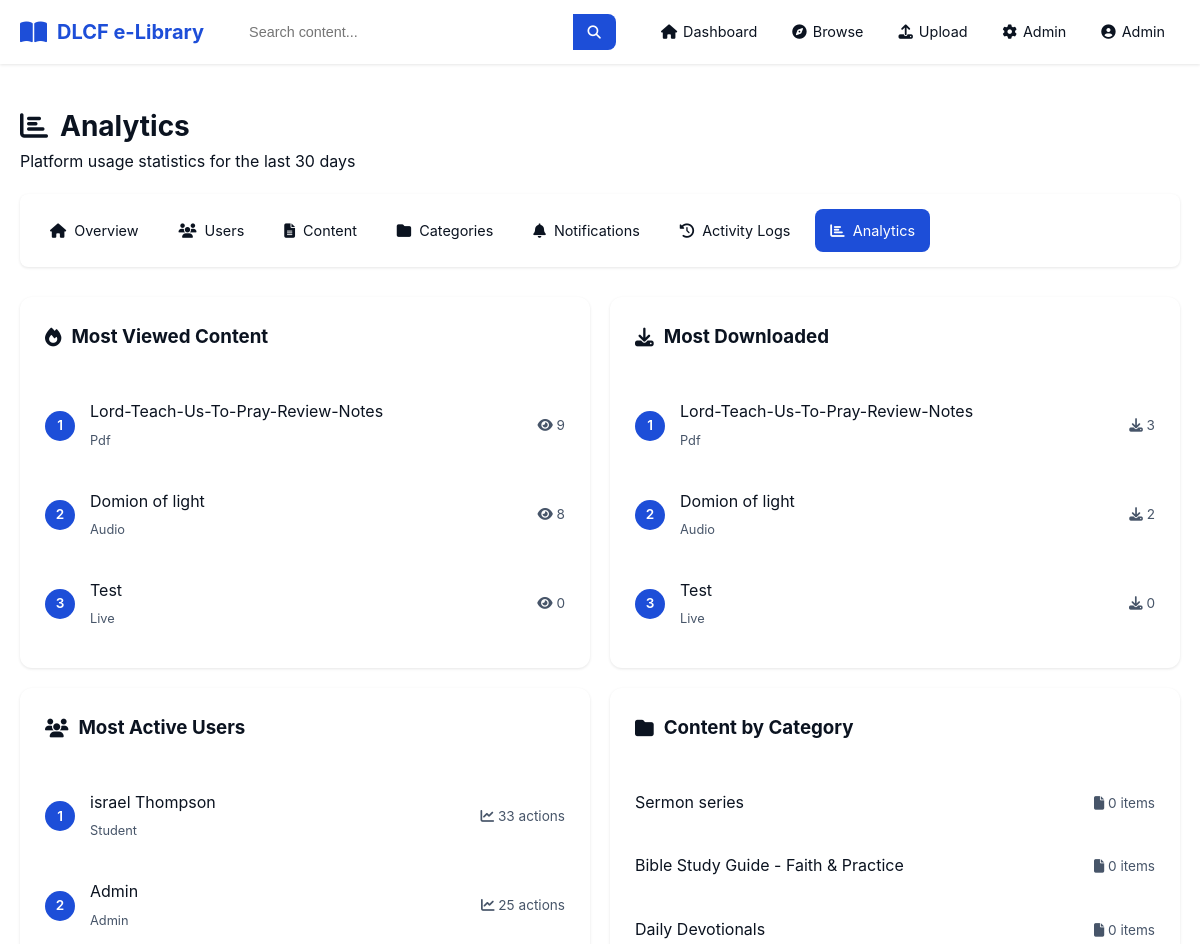
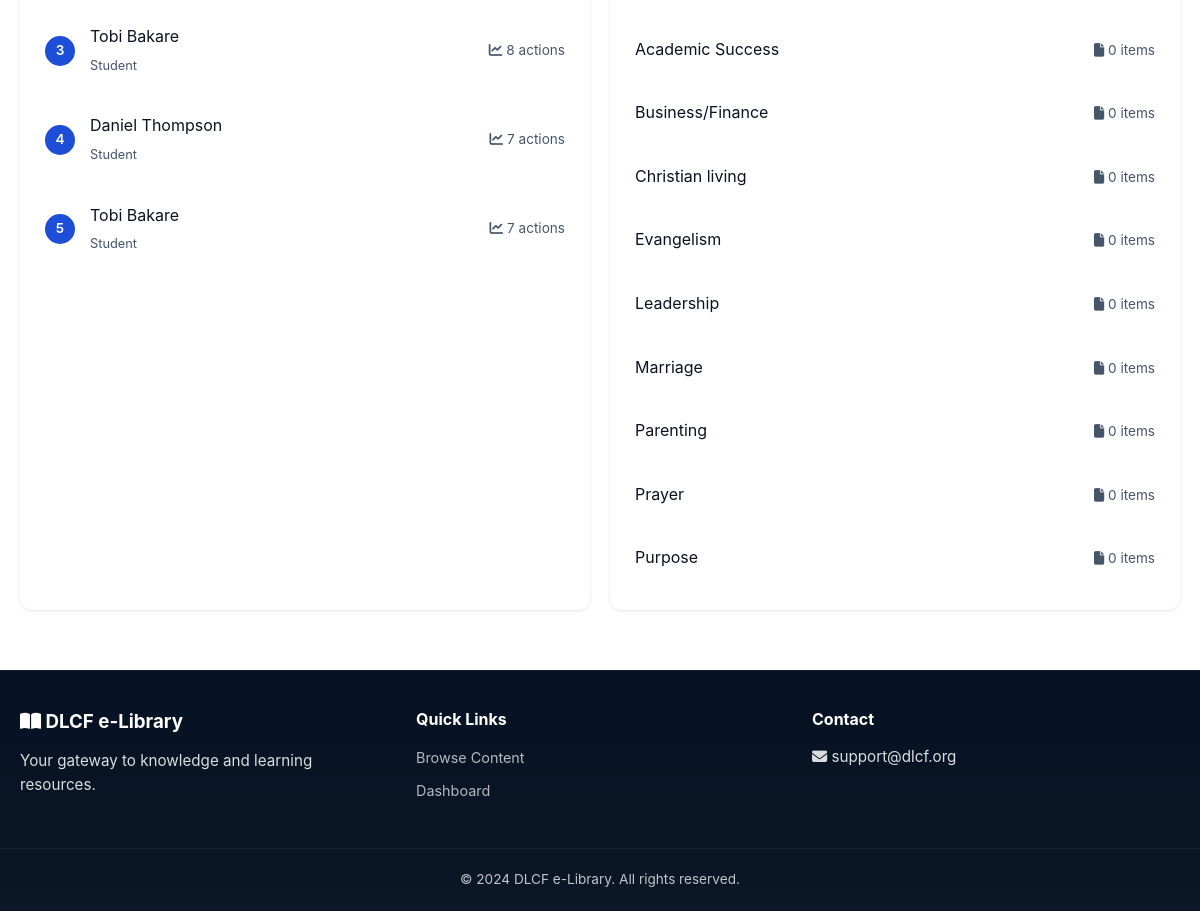
/admin/analytics (signed in), run on the app's committed database (2 pictures, top to bottom).
### models.py (models this page shows, shortened)
class User(UserMixin, db.Model):
    id = db.Column(db.Integer, primary_key=True)
    name = db.Column(db.String(100), nullable=False)
    email = db.Column(db.String(120), unique=True, nullable=False)
    password_hash = db.Column(db.String(255), nullable=False)
    role = db.Column(db.String(20), default='student')
    bio = db.Column(db.Text)
    profile_photo = db.Column(db.String(255))
    created_at = db.Column(db.DateTime, default=datetime.utcnow)
    is_active = db.Column(db.Boolean, default=True)
    contents = db.relationship('Content', backref='uploader', lazy='dynamic')
    activities = db.relationship('ActivityLog', backref='user', lazy='dynamic')
    notifications = db.relationship('Notification', backref='recipient', lazy='dynamic')
    def is_admin(self):
        return self.role == 'admin'
    def can_upload(self):
        return self.role in ['admin', 'teacher']

class Content(db.Model):
    id = db.Column(db.Integer, primary_key=True)
    title = db.Column(db.String(200), nullable=False)
    author = db.Column(db.String(100))
    description = db.Column(db.Text)
    content_type = db.Column(db.String(20), nullable=False)
    file_path = db.Column(db.String(500), nullable=False)
    file_size = db.Column(db.Integer)
    category_id = db.Column(db.Integer, db.ForeignKey('category.id'))
    uploaded_by = db.Column(db.Integer, db.ForeignKey('user.id'), nullable=False)
    is_public = db.Column(db.Boolean, default=True)
    view_count = db.Column(db.Integer, default=0)
    download_count = db.Column(db.Integer, default=0)
    created_at = db.Column(db.DateTime, default=datetime.utcnow)
    updated_at = db.Column(db.DateTime, default=datetime.utcnow, onupdate=datetime.utcnow)
    tags = db.relationship('Tag', secondary=content_tags, lazy='subquery',
                          backref=db.backref('contents', lazy='dynamic'))
    activities = db.relationship('ActivityLog', backref='content', lazy='dynamic')

class Category(db.Model):
    id = db.Column(db.Integer, primary_key=True)
    name = db.Column(db.String(100), nullable=False, unique=True)
    description = db.Column(db.Text)
    created_at = db.Column(db.DateTime, default=datetime.utcnow)
    contents = db.relationship('Content', backref='category', lazy='dynamic')

### routes/admin.py (the view)
@admin_bp.route('/analytics')
@login_required
@admin_required
def analytics():
    days_30 = datetime.utcnow() - timedelta(days=30)
    daily_views = db.session.query(
        func.date(ActivityLog.timestamp),
        func.count(ActivityLog.id)
    ).filter(
        ActivityLog.action == 'view',
        ActivityLog.timestamp >= days_30
    ).group_by(func.date(ActivityLog.timestamp)).all()
    daily_downloads = db.session.query(
        func.date(ActivityLog.timestamp),
        func.count(ActivityLog.id)
    ).filter(
        ActivityLog.action == 'download',
        ActivityLog.timestamp >= days_30
    ).group_by(func.date(ActivityLog.timestamp)).all()
    top_content = Content.query.order_by(desc(Content.view_count)).limit(10).all()
    top_downloaded = Content.query.order_by(desc(Content.download_count)).limit(10).all()
    active_users = db.session.query(
        User, func.count(ActivityLog.id).label('activity_count')
    ).join(ActivityLog).filter(
        ActivityLog.timestamp >= days_30
    ).group_by(User.id).order_by(desc('activity_count')).limit(10).all()
    content_by_category = db.session.query(
        Category.name, func.count(Content.id)
    ).outerjoin(Content).group_by(Category.id).all()
    return render_template('admin/analytics.html',
                         daily_views=daily_views,
                         daily_downloads=daily_downloads,
                         top_content=top_content,
                         top_downloaded=top_downloaded,
                         active_users=active_users,
                         content_by_category=content_by_category)

### routes/admin.py (called while the page is built)
def admin_required(f):
    @wraps(f)
    def decorated_function(*args, **kwargs):
        if not current_user.is_authenticated or not current_user.is_admin():
            flash('You do not have permission to access this page.', 'error')
            return redirect(url_for('main.dashboard'))
        return f(*args, **kwargs)
    return decorated_function

### templates/admin/analytics.html (shortened to what this page needs)
{% extends "base.html" %}
{% block content %}
<div class="admin-page">
    <div class="admin-header">
        <h1><i class="fas fa-chart-bar"></i> Analytics</h1>
        <p>Platform usage statistics for the last 30 days</p>
    </div>
    <div class="admin-nav">
        <a href="{{ url_for('admin.dashboard') }}"><i class="fas fa-home"></i> Overview</a>
        <a href="{{ url_for('admin.users') }}"><i class="fas fa-users"></i> Users</a>
        <a href="{{ url_for('admin.content') }}"><i class="fas fa-file-alt"></i> Content</a>
        <a href="{{ url_for('admin.categories') }}"><i class="fas fa-folder"></i> Categories</a>
        <a href="{{ url_for('admin.notifications') }}"><i class="fas fa-bell"></i> Notifications</a>
        <a href="{{ url_for('admin.activity') }}"><i class="fas fa-history"></i> Activity Logs</a>
        <a href="{{ url_for('admin.analytics') }}" class="active"><i class="fas fa-chart-bar"></i> Analytics</a>
    </div>
    <div class="admin-grid">
        <div class="admin-card">
            <h3><i class="fas fa-fire"></i> Most Viewed Content</h3>
            <div class="analytics-list">
                {% for content in top_content %}
                <div class="analytics-item">
                    <span class="rank">{{ loop.index }}</span>
                    <div class="item-info">
                        <span class="item-title">{{ content.title }}</span>
                        <span class="item-type">{{ content.content_type }}</span>
                    </div>
                    <span class="item-stat"><i class="fas fa-eye"></i> {{ content.view_count }}</span>
                </div>
                {% endfor %}
            </div>
        </div>
        <div class="admin-card">
            <h3><i class="fas fa-download"></i> Most Downloaded</h3>
            <div class="analytics-list">
                {% for content in top_downloaded %}
                <div class="analytics-item">
                    <span class="rank">{{ loop.index }}</span>
                    <div class="item-info">
                        <span class="item-title">{{ content.title }}</span>
                        <span class="item-type">{{ content.content_type }}</span>
                    </div>
                    <span class="item-stat"><i class="fas fa-download"></i> {{ content.download_count }}</span>
                </div>
                {% endfor %}
            </div>
        </div>
    </div>
    <div class="admin-grid">
        <div class="admin-card">
            <h3><i class="fas fa-users"></i> Most Active Users</h3>
            <div class="analytics-list">
                {% for user, count in active_users %}
                <div class="analytics-item">
                    <span class="rank">{{ loop.index }}</span>
                    <div class="item-info">
                        <span class="item-title">{{ user.name }}</span>
                        <span class="item-type">{{ user.role }}</span>
                    </div>
                    <span class="item-stat"><i class="fas fa-chart-line"></i> {{ count }} actions</span>
                </div>
                {% endfor %}
            </div>
        </div>
        <div class="admin-card">
            <h3><i class="fas fa-folder"></i> Content by Category</h3>
            <div class="analytics-list">
                {% for name, count in content_by_category %}
                <div class="analytics-item">
                    <div class="item-info">
                        <span class="item-title">{{ name or 'Uncategorized' }}</span>
                    </div>
                    <span class="item-stat"><i class="fas fa-file"></i> {{ count }} items</span>
                </div>
                {% endfor %}
            </div>
        </div>
    </div>
</div>
{% endblock %}

### templates/base.html (shortened to what this page needs)
<!DOCTYPE html>
<html lang="en">
<head>
    <link rel="stylesheet" href="{{ url_for('static', filename='css/style.css') }}">
    <link rel="stylesheet" href="https://cdnjs.cloudflare.com/ajax/libs/font-awesome/6.4.0/css/all.min.css">
</head>
<body class="{% if request.endpoint == 'main.index' %}landing{% endif %}" data-endpoint="{{ request.endpoint }}">
    <nav class="navbar">
        <div class="nav-container">
            <a href="{{ url_for('main.index') }}" class="nav-logo">
                <i class="fas fa-book-open"></i>
                <span>DLCF e-Library</span>
            </a>
            {% if current_user.is_authenticated %}
            <div class="nav-search">
                <form action="{{ url_for('main.browse') }}" method="GET">
                    <input type="text" name="q" placeholder="Search content..." value="{{ request.args.get('q', '') }}">
                    <button type="submit"><i class="fas fa-search"></i></button>
                </form>
            </div>
            {% endif %}
            <ul class="nav-menu" id="navMenu">
                {% if current_user.is_authenticated %}
                <li><a href="{{ url_for('main.dashboard') }}"><i class="fas fa-home"></i> Dashboard</a></li>
                <li><a href="{{ url_for('main.browse') }}"><i class="fas fa-compass"></i> Browse</a></li>
                {% if current_user.can_upload() %}
                <li><a href="{{ url_for('content.upload') }}"><i class="fas fa-upload"></i> Upload</a></li>
                {% endif %}
                {% if current_user.is_admin() %}
                <li><a href="{{ url_for('admin.dashboard') }}"><i class="fas fa-cog"></i> Admin</a></li>
                {% endif %}
                <li class="nav-dropdown">
                    <a href="#" class="dropdown-toggle">
                        <i class="fas fa-user-circle"></i> {{ current_user.name }}
                    </a>
                </li>
                {% else %}
                <li><a href="{{ url_for('auth.login') }}"><i class="fas fa-sign-in-alt"></i> Login</a></li>
                <li><a href="{{ url_for('auth.register') }}" class="btn-nav">Register</a></li>
                {% endif %}
            </ul>
        </div>
    </nav>
    <main class="main-content">
        {% block content %}{% endblock %}
    </main>
    <footer class="footer">
        <div class="footer-content">
            <div class="footer-section">
                <h3><i class="fas fa-book-open"></i> DLCF e-Library</h3>
                <p>Your gateway to knowledge and learning resources.</p>
            </div>
            <div class="footer-section">
                <h4>Quick Links</h4>
                <ul>
                    <li><a href="{{ url_for('main.browse') }}">Browse Content</a></li>
                    <li><a href="{{ url_for('main.dashboard') }}">Dashboard</a></li>
                </ul>
            </div>
            <div class="footer-section">
                <h4>Contact</h4>
                <p><i class="fas fa-envelope"></i> support@dlcf.org</p>
            </div>
        </div>
        <div class="footer-bottom">
            <p>&copy; 2024 DLCF e-Library. All rights reserved.</p>
        </div>
    </footer>
</body>
</html>

### data on the page
User: name "Admin", role "Admin", count "25"
Content: title "Lord-Teach-Us-To-Pray-Review-Notes", content_type "Pdf", view_count "9", download_count "3"
Content: title "Domion of light", content_type "Audio", view_count "8", download_count "2"
Content: title "Test", content_type "Live", view_count "0", download_count "0"
User: name "israel Thompson", role "Student", count "33"
User: name "Tobi Bakare", role "Student", count "8"
User: name "Daniel Thompson", role "Student", count "7"
User: name "Tobi Bakare", role "Student", count "7"
Category: name "Sermon series", count "0"
Category: name "Bible Study Guide - Faith & Practice", count "0"
Category: name "Daily Devotionals", count "0"
Category: name "Academic Success", count "0"
Category: name "Business/Finance", count "0"
Category: name "Christian living", count "0"
Category: name "Evangelism", count "0"
Category: name "Leadership", count "0"
Category: name "Marriage", count "0"
Category: name "Parenting", count "0"
Category: name "Prayer", count "0"
Category: name "Purpose", count "0"
